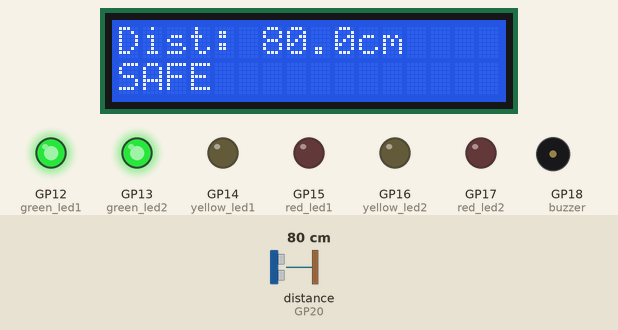
Recording of a program running on a simulated Raspberry Pi Pico running MicroPython. Parts: 16×2 character LCD, output pins drawn as LEDs (lit = HIGH), buzzer (waves = sounding, pin HIGH). The inputs (shaded band) are chosen by the test bench; at power-on: distance to the obstacle (sensor on GP20) 80 cm. The echo pulse lasts 58.3 µs per cm; pins used as bus, display or sensor lines are not drawn.

Above: at 2.2 s.
2.3 s: distance to the obstacle (sensor on GP20) set to 45 cm
At 2.7 s:
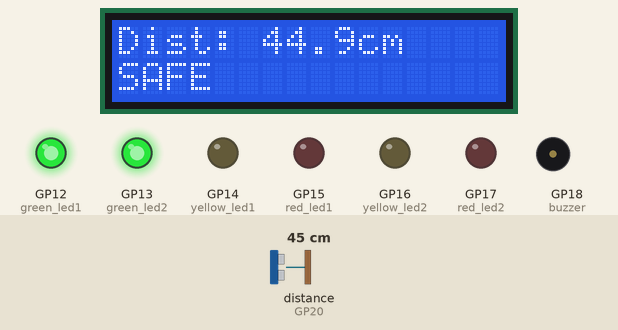
5.3 s: distance to the obstacle (sensor on GP20) set to 38 cm
At 5.7 s:
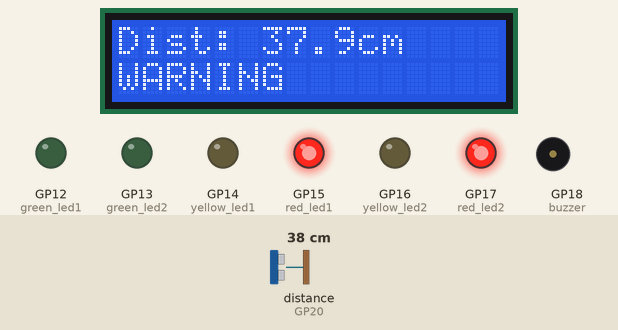
7.8 s: distance to the obstacle (sensor on GP20) set to 2 cm
At 8.14 s:
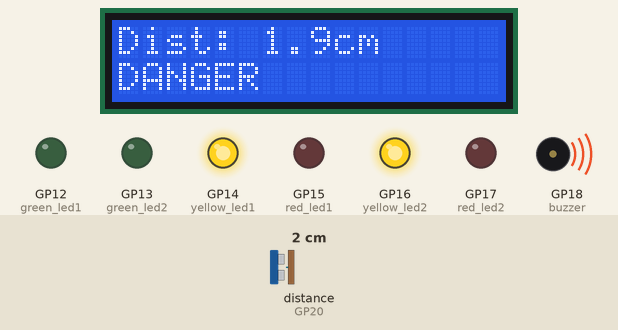
Timing chart, 0 to 16.1 s (numbered marks = the images above; inputs shaded):
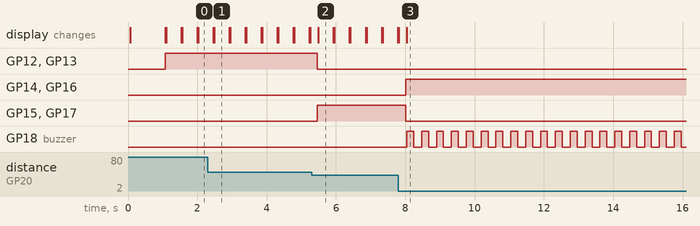

Measured:
- the behaviour switches between 41 and 40 cm on distance to the obstacle (sensor on GP20) (found by bisection; images 1 and 2)
- after the input at 2.3 s, the display: first differs from a run without the input after 0.19 s (image 1)
- after the input at 5.3 s, GP12 (green_led1), GP13 (green_led2): HIGH → LOW after 0.16 s; GP15 (red_led1), GP17 (red_led2): LOW → HIGH after 0.16 s; the display: changes after 0.19 s (image 2)
- after the input at 7.8 s, GP14 (yellow_led1), GP16 (yellow_led2): LOW → HIGH after 0.22 s; GP15 (red_led1), GP17 (red_led2): HIGH → LOW after 0.22 s; GP18 (buzzer): alternates HIGH for 0.20 s and LOW for 0.23 s, starting after 0.24 s; the display: first differs from a run without the input after 0.24 s (image 3)
- what the display in image 1 shows lasts 0.4 s, from 2.5 s to 2.9 s

The program:

motiondetector.py
```python
from machine import Pin, I2C
import utime
from pico_i2c_lcd import I2cLcd

# ---------------- PINS ----------------
red_led1 = Pin(15, Pin.OUT)
red_led2 = Pin(17, Pin.OUT)
yellow_led1 = Pin(14, Pin.OUT)
yellow_led2 = Pin(16, Pin.OUT)
green_led1 = Pin(12, Pin.OUT)
green_led2 = Pin(13, Pin.OUT)
buzzer = Pin(18, Pin.OUT)

# HC-SR04
trig = Pin(21, Pin.OUT)
echo = Pin(20, Pin.IN)

# ---------------- LCD ----------------
i2c = I2C(1, scl=Pin(27), sda=Pin(26), freq=400000)
lcd = I2cLcd(i2c, 0x27, 2, 16)

lcd.backlight_on()
lcd.clear()
lcd.putstr("System Ready")
utime.sleep(1)

# ---------------- FUNCTION ----------------
def get_distance():
    trig.low()
    utime.sleep_us(2)
    trig.high()
    utime.sleep_us(10)
    trig.low()

    while echo.value() == 0:
        pass
    start = utime.ticks_us()

    while echo.value() == 1:
        pass
    end = utime.ticks_us()

    # distance in cm
    distance = (utime.ticks_diff(end, start) * 0.0343) / 2
    return round(distance, 1)  # Round to 1 decimal to reduce sensor fluctuation

# ---------------- MAIN LOOP ----------------
while True:
    d = get_distance()

    # ---------------- RESET ALL ----------------
    red_led1.off(); red_led2.off()
    yellow_led1.off(); yellow_led2.off()
    green_led1.off(); green_led2.off()
    buzzer.off()

    # ---------------- CONDITIONS ----------------
    if d <= 24.0:
        # RED + BUZZER

        yellow_led1.on()
        yellow_led2.on()
        lcd.clear()
        lcd.putstr("Dist: {:.1f}cm".format(d))
        lcd.move_to(0, 1)
        lcd.putstr("DANGER")
        buzzer.on()
        utime.sleep(0.2)
        buzzer.off()
        utime.sleep(0.2)

    elif 25.0 <= d <= 40.0:
        # YELLOW, NO BUZZER
        red_led1.on()
        red_led2.on()
        lcd.clear()
        lcd.putstr("Dist: {:.1f}cm".format(d))
        lcd.move_to(0, 1)
        lcd.putstr("WARNING")
        utime.sleep(0.2)

    elif d > 40.0:
        # GREEN, NO BUZZER
        green_led1.on()
        green_led2.on()
        lcd.clear()
        lcd.putstr("Dist: {:.1f}cm".format(d))
        lcd.move_to(0, 1)
        lcd.putstr("SAFE")
        utime.sleep(0.2)
```
